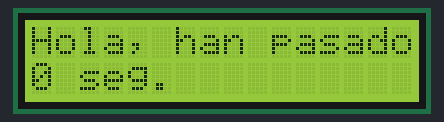
This sketch was run on a simulated Arduino Uno, built with avr-gcc and run on an emulated ATmega328P. Shown: 16×2 character LCD.

Above: at 0.1 s.
At 4.1 s:
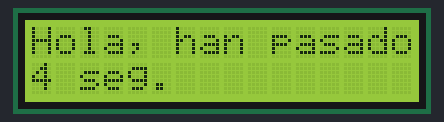
At 9.1 s:
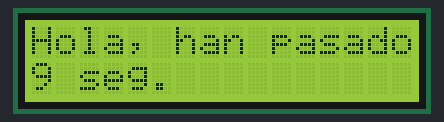
At 18.1 s:
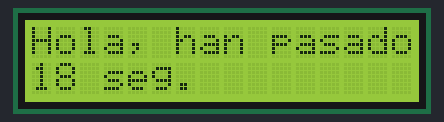
At 27.1 s:
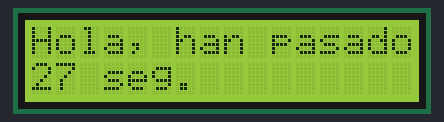
At 38.1 s:
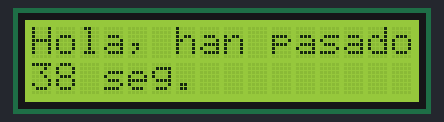

The sketch:

Pantalla_lcd_con_i2c.ino
```cpp
#include <Wire.h>   //Se incluye la lbrería I2C
#include <LiquidCrystal_I2C.h>  //Se incluye la librería para la pantalla lcd con bus I2C
LiquidCrystal_I2C lcd (0x27, 16, 2);  //Se crea un objeto del tipo "LiquidCrystal_I2C" llamado "lcd", con los siguientes parametros; dirección hexadecimal y cantidad de columnas y filas
void setup() {
  Wire.begin();   //Se inicializa la conexión I2C
  lcd.init();   //Se inicializa la pantalla
  lcd.clear();  //Se limpia la pantalla de cualquier texto
  lcd.setBacklight(HIGH); //Se enciende el foco trasero de la pantalla
}

void loop() {
 lcd.setCursor(0,0);    //Se dirige a esa ubicación el cursor
  lcd.println("Hola, han pasado");  //Se esribe "Hola, Han pasado" en la pantalla
  lcd.setCursor(0,1);   //Se coloca el cursor en la fila 2 columna 0
  lcd.print(millis() / 1000); //Se escribe el tiempo en milisegundos dividiendolo entre 1000 para que sean en segundos
  lcd.print(" seg."); //Se escribe la palabra "segundos"
}
```

Measured:
- what the display in image 1 shows lasts 1.0 s, from 4.0 s to 5.0 s
